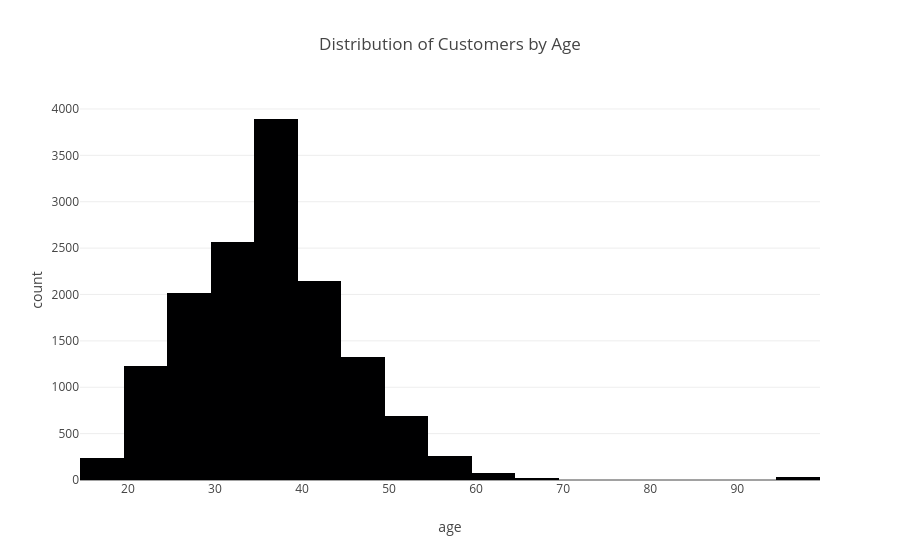

The notebook cell saved with this chart:
### Code cell
# AGE 
px.histogram(
    df,
    x='age',
    nbins=18,
    title='Distribution of Customers by Age'
)

### Figure 1 — Plotly figure (JSON) as saved in the notebook; plotly's stock layout.template omitted (floating-point values rounded to 4 significant figures; data arrays with more than 128 entries replaced by an {"elided": "..."} marker saying what was removed)
{"data": [{"bingroup": "x", "hovertemplate": "age=%{x}<br>count=%{y}<extra></extra>", "legendgroup": "", "marker": {"color": "#000001", "pattern": {"shape": ""}}, "name": "", "nbinsx": 18, "orientation": "v", "showlegend": false, "type": "histogram", "x": {"elided": "14484 float values"}, "xaxis": "x", "yaxis": "y"}], "layout": {"barmode": "relative", "legend": {"tracegroupgap": 0}, "title": {"text": "Distribution of Customers by Age"}, "xaxis": {"anchor": "y", "domain": [0, 1], "title": {"text": "age"}}, "yaxis": {"anchor": "x", "domain": [0, 1], "title": {"text": "count"}}}}
